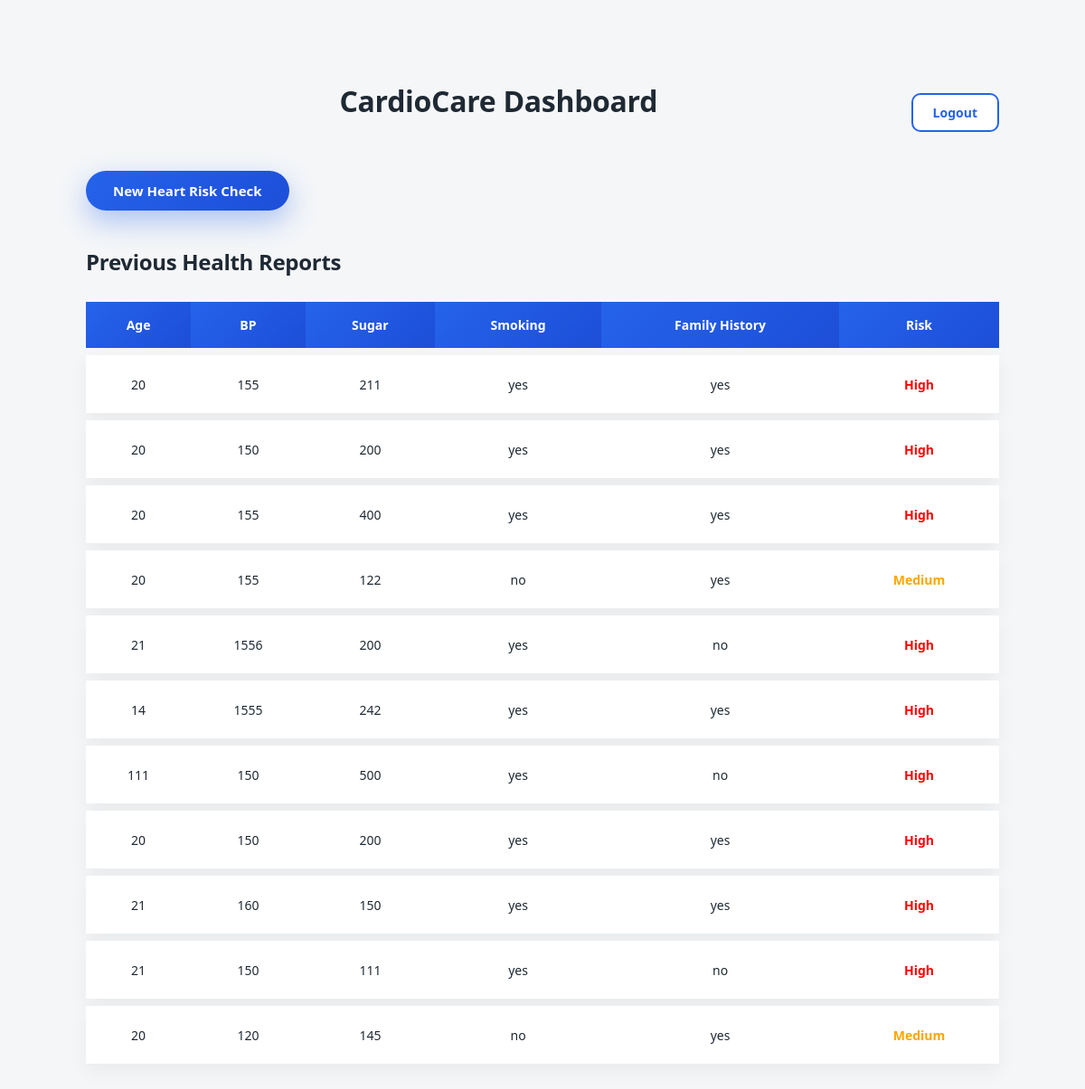
Before: /dashboard (signed in) with the older database file.
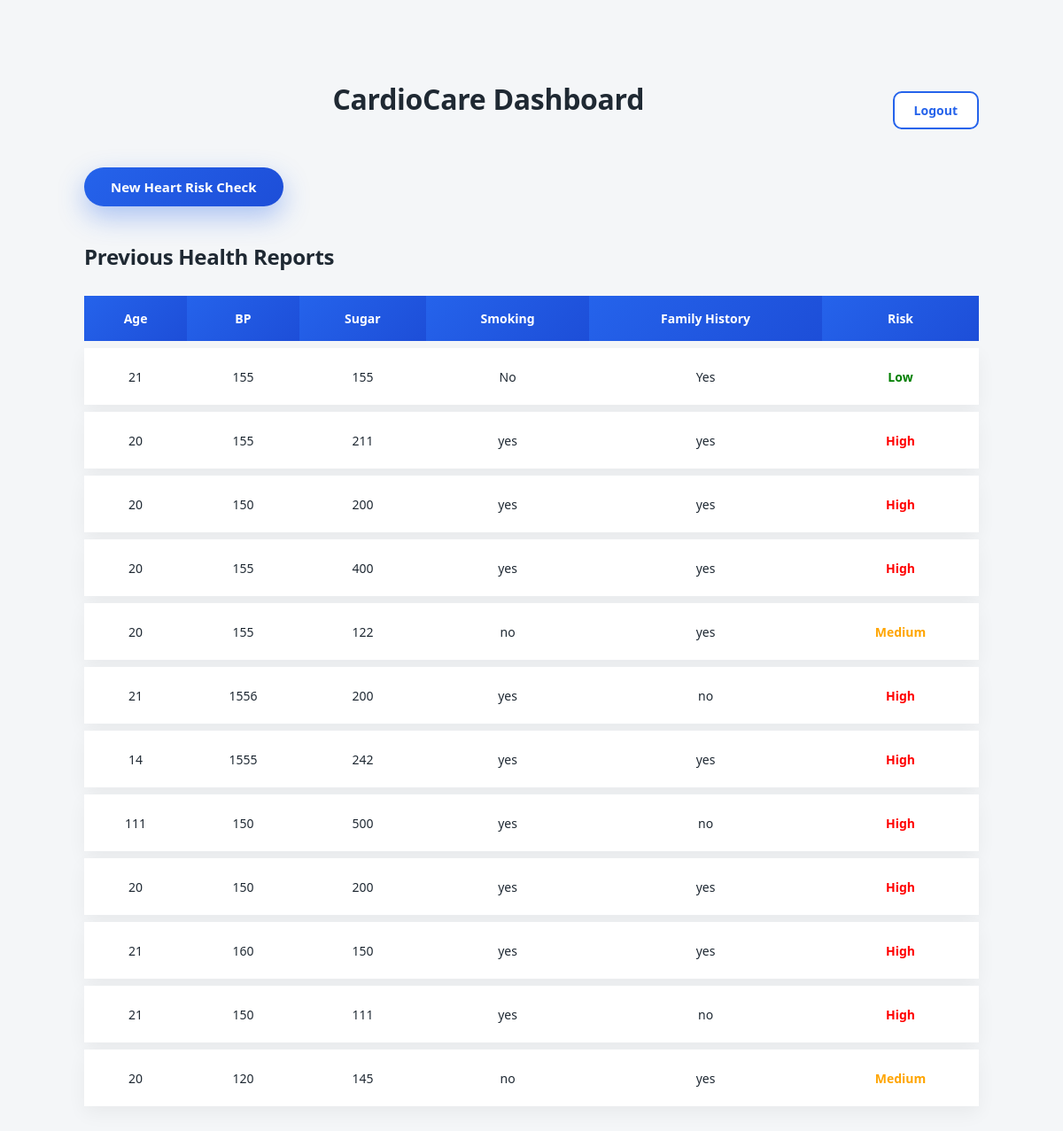
After: the same page with the newer database file.
### tables this page shows
CREATE TABLE health_records (
            id INTEGER PRIMARY KEY AUTOINCREMENT,
            user_id INTEGER,
            age INTEGER,
            bp INTEGER,
            sugar INTEGER,
            smoking TEXT,
            family_history TEXT,
            risk TEXT
        );

### app.py (the view)
@app.route("/dashboard")
def dashboard():
    if "user_id" not in session:
        return redirect(url_for("login"))
    conn = get_db_connection()
    records = conn.execute(
        "SELECT * FROM health_records WHERE user_id = ? ORDER BY id DESC",
        (session["user_id"],)
    ).fetchall()
    conn.close()
    has_high_risk = any(r["risk"] == "High" for r in records)
    return render_template(
        "dashboard.html",
        records=records,
        has_high_risk=has_high_risk
    )

### app.py (called while the page is built)
def get_db_connection():
    conn = sqlite3.connect("database.db")
    conn.row_factory = sqlite3.Row
    return conn

### templates/dashboard.html (shortened to what this page needs)
<!DOCTYPE html>
<html lang="en">
<head>
    <link rel="stylesheet" href="{{ url_for('static', filename='style.css') }}">
</head>
<body>
<div class="dashboard">
    <div style="display:flex; justify-content:space-between; align-items:center; margin-bottom:30px;">
        <h1 style="margin:0;"><h1>CardioCare Dashboard</h1>
</h1>
        <a href="{{ url_for('logout') }}" class="btn secondary small-btn">
            Logout
        </a>
    </div>
    <div style="margin: 10px 0 40px 0;">
        <a href="{{ url_for('health') }}" class="btn primary">
            New Heart Risk Check
        </a>
    </div>
    <h2 style="margin-bottom: 20px;">Previous Health Reports</h2>
    <table class="report-table">
        <thead>
            <tr>
                <th>Age</th>
                <th>BP</th>
                <th>Sugar</th>
                <th>Smoking</th>
                <th>Family History</th>
                <th>Risk</th>
            </tr>
        </thead>
        <tbody>
            {% for r in records %}
            <tr>
                <td>{{ r.age }}</td>
                <td>{{ r.bp }}</td>
                <td>{{ r.sugar }}</td>
                <td>{{ r.smoking }}</td>
                <td>{{ r.family_history }}</td>
                <td>
                    {% if r.risk == "High" %}
                        <span style="color:red; font-weight:600;">High</span>
                    {% elif r.risk == "Medium" %}
                        <span style="color:orange; font-weight:600;">Medium</span>
                    {% else %}
                        <span style="color:green; font-weight:600;">Low</span>
                    {% endif %}
                </td>
            </tr>
            {% endfor %}
        </tbody>
    </table>
</div>
</body>
</html>

### static/style.css (style rules this page uses)
* { box-sizing: border-box; }
body { margin: 0; font-family: "Segoe UI", Arial, sans-serif; background: #f4f6f8; color: #1f2933; }
h1, h2, h3 { margin: 0; color: #1f2933; letter-spacing: -0.3px; }
a { text-decoration: none; color: #2563eb; }
.btn { display: inline-block; padding: 12px 30px; border-radius: 999px; font-weight: 600; font-size: 15px; cursor: pointer; transition: all 0.3s ease; }
.btn.primary { background: linear-gradient(135deg, #2563eb, #1d4ed8); color: white; box-shadow: 0 12px 30px rgba(37, 99, 235, 0.35); }
.btn.secondary { background: white; border: 2px solid #2563eb; color: #2563eb; }
.small-btn { padding: 10px 22px; font-size: 14px; border-radius: 10px; }
.dashboard { max-width: 1050px; margin: auto; padding: 90px 20px; }
.dashboard h1 { margin-bottom: 26px; }
.dashboard h2 { margin-bottom: 18px; }
.report-table { width: 100%; border-collapse: separate; border-spacing: 0 8px; background: transparent; }
.report-table thead th { background: linear-gradient(135deg, #2563eb, #1d4ed8); color: white; padding: 16px; font-size: 14px; }
.report-table tbody tr { background: white; height: 64px; box-shadow: 0 8px 20px rgba(0,0,0,0.05); }
.report-table tbody td { padding: 16px; text-align: center; font-size: 14px; }

Changed rows visible on the page:
added health_records: age "21", bp "155", sugar "155", smoking "No", family_history "Yes", risk "Low"
